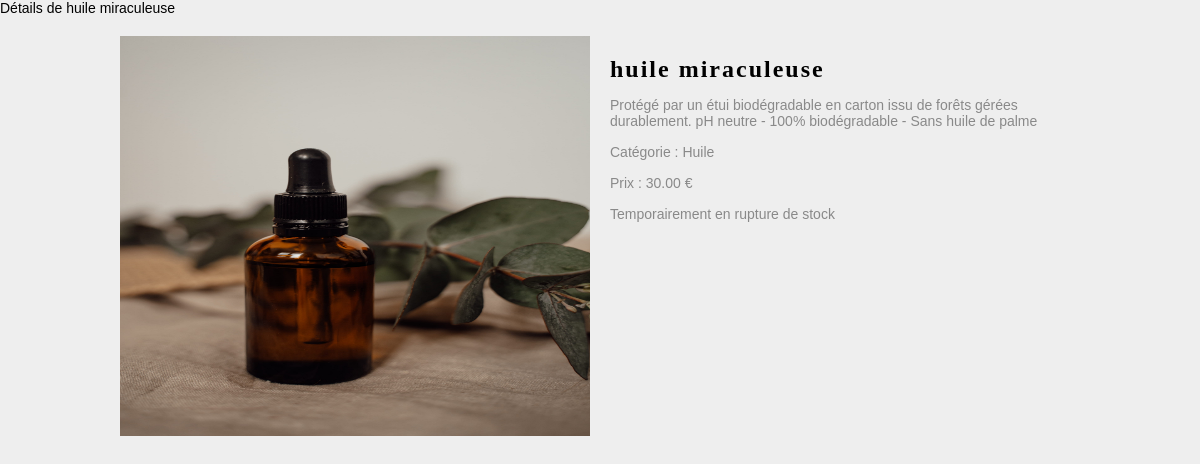
/products/products/3/, run on the app's committed database.
### shop/models.py (models this page shows, shortened)
class Product(models.Model):
    category = models.ForeignKey(Category, related_name='products', on_delete=models.CASCADE)
    name = models.CharField(max_length=255)
    price = models.DecimalField(decimal_places=2, max_digits=10)
    description = models.TextField()
    image = models.ImageField(upload_to='shop', null=True, blank=True)
    quantity = models.IntegerField(default=0)

class Category(models.Model):
    name = models.CharField(max_length=100, null=True, blank=True)
    description = models.TextField(null=True, blank=True)
    image = models.ImageField(upload_to='shop', null=True, blank=True)
    def __str__(self):
        return self.name

### shop/views.py (the view)
def product_detail(request, product_id):
    product = get_object_or_404(Product, id=product_id)
    return render(request, 'product_detail.html', {'product': product})

### templates/product_detail.html
{% load static %}
{% block title %}
    Détails de {{ product.name }}
{% endblock %}
{% block body %}
<link rel="stylesheet" href="{% static 'css/style.css' %}">
    <main class="container">
        <section class="product-detail">
            <div class="product-image">
                    <img src="{{ product.image.url }}" style= height:400px alt="{{ product.name }}">
            </div>
            <div class="product-info">
                <h1>{{ product.name }}</h1>
                <p>{{ product.description }}</p>
                <p>Catégorie : {{ product.category }}</p>
                <p>Prix : {{ product.price }} €</p>
                {% if product.stock > 0 %}
                    <a href="{% url 'cart_add' products.id %}" class="btn btn-primary">Ajouter au panier</a>
                {% else %}
                    <p class="text-danger">Temporairement en rupture de stock</p>
                {% endif %}
            </div>
        </section>
    </main>
{% endblock %}

### static/css/style.css (style rules this page uses)
h1, h2, h3, h4, h5, h6 { clear: both; font-family: "Patua One", serif; letter-spacing: 2px; }
p { margin-bottom: 1.5em; color: #898989; }
.container { max-width: 960px; margin: auto; padding: 20px; }
.product-detail { display: flex; justify-content: space-between; align-items: flex-start; }
.product-detail .product-image { flex: 1; margin-right: 20px; }
.product-detail .product-image img { width: 100%; height: auto; }
.product-detail .product-info { flex: 1; }
.product-detail .product-info h1 { font-size: 24px; margin-bottom: 10px; }
.product-detail .product-info p { margin-bottom: 15px; }

### data on the page
Product: name "huile miraculeuse", image (picture), description "Protégé par un étui biodégradable en carton issu de forêts gérées durablement. pH neutre - 100% biodégradable - Sans huile de palme", category "Huile", price "30.00"
